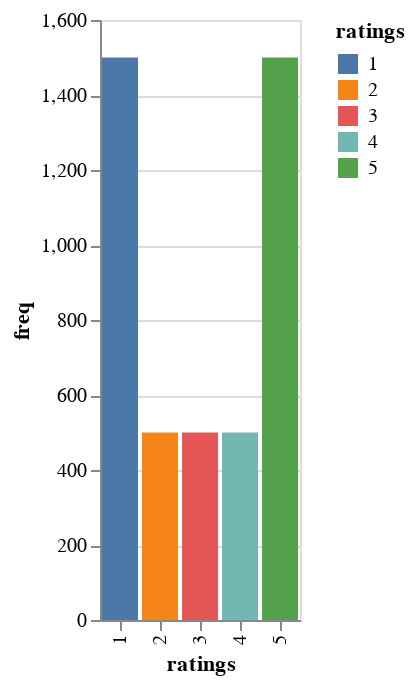

Write notebook code for a chart like this one.
### Code cell
chart_r = alt.Chart(ratings_freq_df).mark_bar().encode(x='ratings', y='freq', color='ratings').interactive()
chart_r

### Figure 1 — Vega-Lite specification as saved in the notebook (floating-point values rounded to 4 significant figures)
{"config": {"view": {"continuousWidth": 400, "continuousHeight": 300}}, "data": {"name": "data-b4445c76d94bf621945624cbc4501246"}, "mark": "bar", "encoding": {"color": {"type": "nominal", "field": "ratings"}, "x": {"type": "nominal", "field": "ratings"}, "y": {"type": "quantitative", "field": "freq"}}, "selection": {"selector001": {"type": "interval", "bind": "scales", "encodings": ["x", "y"]}}, "$schema": "https://vega.github.io/schema/vega-lite/v4.8.1.json", "datasets": {"data-b4445c76d94bf621945624cbc4501246": [{"ratings": "1", "freq": 1500}, {"ratings": "2", "freq": 500}, {"ratings": "3", "freq": 500}, {"ratings": "4", "freq": 500}, {"ratings": "5", "freq": 1500}]}}
